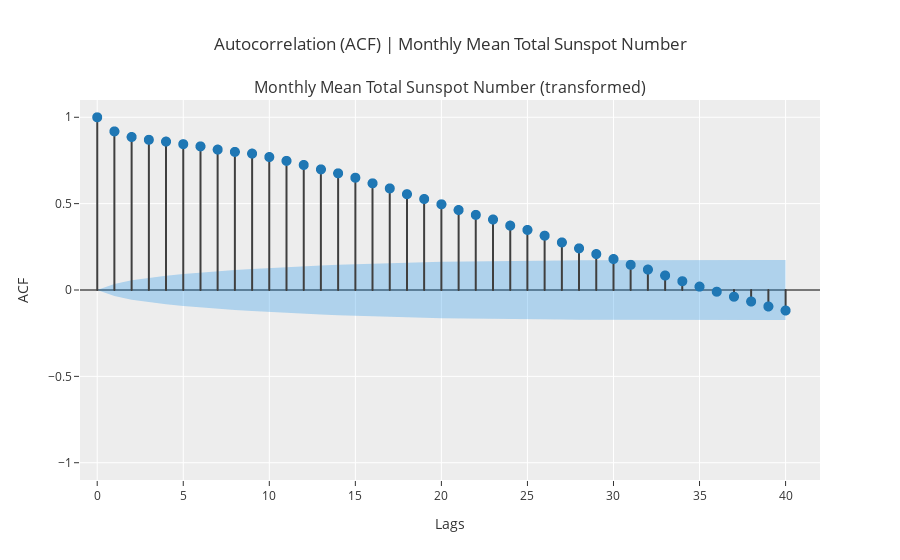

The notebook cell saved with this chart:
### Code cell
# plot acf
# for certain plots you don't need a trained model
plot_model(plot = 'acf')

### Figure 1 — Plotly figure (JSON) as saved in the notebook; plotly's stock layout.template omitted (floating-point values rounded to 4 significant figures)
{"data": [{"line": {"color": "#3f3f3f"}, "marker": {"size": 10}, "mode": "lines", "name": "ACF", "showlegend": false, "type": "scattergl", "x": [0, 0], "xaxis": "x", "y": [0, 1], "yaxis": "y"}, {"line": {"color": "#3f3f3f"}, "marker": {"size": 10}, "mode": "lines", "name": "ACF", "showlegend": false, "type": "scattergl", "x": [1, 1], "xaxis": "x", "y": [0, 0.9181], "yaxis": "y"}, {"line": {"color": "#3f3f3f"}, "marker": {"size": 10}, "mode": "lines", "name": "ACF", "showlegend": false, "type": "scattergl", "x": [2, 2], "xaxis": "x", "y": [0, 0.8858], "yaxis": "y"}, {"line": {"color": "#3f3f3f"}, "marker": {"size": 10}, "mode": "lines", "name": "ACF", "showlegend": false, "type": "scattergl", "x": [3, 3], "xaxis": "x", "y": [0, 0.8697], "yaxis": "y"}, {"line": {"color": "#3f3f3f"}, "marker": {"size": 10}, "mode": "lines", "name": "ACF", "showlegend": false, "type": "scattergl", "x": [4, 4], "xaxis": "x", "y": [0, 0.8591], "yaxis": "y"}, {"line": {"color": "#3f3f3f"}, "marker": {"size": 10}, "mode": "lines", "name": "ACF", "showlegend": false, "type": "scattergl", "x": [5, 5], "xaxis": "x", "y": [0, 0.8444], "yaxis": "y"}, {"line": {"color": "#3f3f3f"}, "marker": {"size": 10}, "mode": "lines", "name": "ACF", "showlegend": false, "type": "scattergl", "x": [6, 6], "xaxis": "x", "y": [0, 0.8316], "yaxis": "y"}, {"line": {"color": "#3f3f3f"}, "marker": {"size": 10}, "mode": "lines", "name": "ACF", "showlegend": false, "type": "scattergl", "x": [7, 7], "xaxis": "x", "y": [0, 0.813], "yaxis": "y"}, {"line": {"color": "#3f3f3f"}, "marker": {"size": 10}, "mode": "lines", "name": "ACF", "showlegend": false, "type": "scattergl", "x": [8, 8], "xaxis": "x", "y": [0, 0.7994], "yaxis": "y"}, {"line": {"color": "#3f3f3f"}, "marker": {"size": 10}, "mode": "lines", "name": "ACF", "showlegend": false, "type": "scattergl", "x": [9, 9], "xaxis": "x", "y": [0, 0.7898], "yaxis": "y"}, {"line": {"color": "#3f3f3f"}, "marker": {"size": 10}, "mode": "lines", "name": "ACF", "showlegend": false, "type": "scattergl", "x": [10, 10], "xaxis": "x", "y": [0, 0.7698], "yaxis": "y"}, {"line": {"color": "#3f3f3f"}, "marker": {"size": 10}, "mode": "lines", "name": "ACF", "showlegend": false, "type": "scattergl", "x": [11, 11], "xaxis": "x", "y": [0, 0.7475], "yaxis": "y"}, {"line": {"color": "#3f3f3f"}, "marker": {"size": 10}, "mode": "lines", "name": "ACF", "showlegend": false, "type": "scattergl", "x": [12, 12], "xaxis": "x", "y": [0, 0.7239], "yaxis": "y"}, {"line": {"color": "#3f3f3f"}, "marker": {"size": 10}, "mode": "lines", "name": "ACF", "showlegend": false, "type": "scattergl", "x": [13, 13], "xaxis": "x", "y": [0, 0.6983], "yaxis": "y"}, {"line": {"color": "#3f3f3f"}, "marker": {"size": 10}, "mode": "lines", "name": "ACF", "showlegend": false, "type": "scattergl", "x": [14, 14], "xaxis": "x", "y": [0, 0.6755], "yaxis": "y"}, {"line": {"color": "#3f3f3f"}, "marker": {"size": 10}, "mode": "lines", "name": "ACF", "showlegend": false, "type": "scattergl", "x": [15, 15], "xaxis": "x", "y": [0, 0.6501], "yaxis": "y"}, {"line": {"color": "#3f3f3f"}, "marker": {"size": 10}, "mode": "lines", "name": "ACF", "showlegend": false, "type": "scattergl", "x": [16, 16], "xaxis": "x", "y": [0, 0.6177], "yaxis": "y"}, {"line": {"color": "#3f3f3f"}, "marker": {"size": 10}, "mode": "lines", "name": "ACF", "showlegend": false, "type": "scattergl", "x": [17, 17], "xaxis": "x", "y": [0, 0.5882], "yaxis": "y"}, {"line": {"color": "#3f3f3f"}, "marker": {"size": 10}, "mode": "lines", "name": "ACF", "showlegend": false, "type": "scattergl", "x": [18, 18], "xaxis": "x", "y": [0, 0.5549], "yaxis": "y"}, {"line": {"color": "#3f3f3f"}, "marker": {"size": 10}, "mode": "lines", "name": "ACF", "showlegend": false, "type": "scattergl", "x": [19, 19], "xaxis": "x", "y": [0, 0.5269], "yaxis": "y"}, {"line": {"color": "#3f3f3f"}, "marker": {"size": 10}, "mode": "lines", "name": "ACF", "showlegend": false, "type": "scattergl", "x": [20, 20], "xaxis": "x", "y": [0, 0.4962], "yaxis": "y"}, {"line": {"color": "#3f3f3f"}, "marker": {"size": 10}, "mode": "lines", "name": "ACF", "showlegend": false, "type": "scattergl", "x": [21, 21], "xaxis": "x", "y": [0, 0.463], "yaxis": "y"}, {"line": {"color": "#3f3f3f"}, "marker": {"size": 10}, "mode": "lines", "name": "ACF", "showlegend": false, "type": "scattergl", "x": [22, 22], "xaxis": "x", "y": [0, 0.4349], "yaxis": "y"}, {"line": {"color": "#3f3f3f"}, "marker": {"size": 10}, "mode": "lines", "name": "ACF", "showlegend": false, "type": "scattergl", "x": [23, 23], "xaxis": "x", "y": [0, 0.4081], "yaxis": "y"}, {"line": {"color": "#3f3f3f"}, "marker": {"size": 10}, "mode": "lines", "name": "ACF", "showlegend": false, "type": "scattergl", "x": [24, 24], "xaxis": "x", "y": [0, 0.3726], "yaxis": "y"}, {"line": {"color": "#3f3f3f"}, "marker": {"size": 10}, "mode": "lines", "name": "ACF", "showlegend": false, "type": "scattergl", "x": [25, 25], "xaxis": "x", "y": [0, 0.3477], "yaxis": "y"}, {"line": {"color": "#3f3f3f"}, "marker": {"size": 10}, "mode": "lines", "name": "ACF", "showlegend": false, "type": "scattergl", "x": [26, 26], "xaxis": "x", "y": [0, 0.3145], "yaxis": "y"}, {"line": {"color": "#3f3f3f"}, "marker": {"size": 10}, "mode": "lines", "name": "ACF", "showlegend": false, "type": "scattergl", "x": [27, 27], "xaxis": "x", "y": [0, 0.2754], "yaxis": "y"}, {"line": {"color": "#3f3f3f"}, "marker": {"size": 10}, "mode": "lines", "name": "ACF", "showlegend": false, "type": "scattergl", "x": [28, 28], "xaxis": "x", "y": [0, 0.2412], "yaxis": "y"}, {"line": {"color": "#3f3f3f"}, "marker": {"size": 10}, "mode": "lines", "name": "ACF", "showlegend": false, "type": "scattergl", "x": [29, 29], "xaxis": "x", "y": [0, 0.2081], "yaxis": "y"}, {"line": {"color": "#3f3f3f"}, "marker": {"size": 10}, "mode": "lines", "name": "ACF", "showlegend": false, "type": "scattergl", "x": [30, 30], "xaxis": "x", "y": [0, 0.1792], "yaxis": "y"}, {"line": {"color": "#3f3f3f"}, "marker": {"size": 10}, "mode": "lines", "name": "ACF", "showlegend": false, "type": "scattergl", "x": [31, 31], "xaxis": "x", "y": [0, 0.1459], "yaxis": "y"}, {"line": {"color": "#3f3f3f"}, "marker": {"size": 10}, "mode": "lines", "name": "ACF", "showlegend": false, "type": "scattergl", "x": [32, 32], "xaxis": "x", "y": [0, 0.1183], "yaxis": "y"}, {"line": {"color": "#3f3f3f"}, "marker": {"size": 10}, "mode": "lines", "name": "ACF", "showlegend": false, "type": "scattergl", "x": [33, 33], "xaxis": "x", "y": [0, 0.08393], "yaxis": "y"}, {"line": {"color": "#3f3f3f"}, "marker": {"size": 10}, "mode": "lines", "name": "ACF", "showlegend": false, "type": "scattergl", "x": [34, 34], "xaxis": "x", "y": [0, 0.05083], "yaxis": "y"}, {"line": {"color": "#3f3f3f"}, "marker": {"size": 10}, "mode": "lines", "name": "ACF", "showlegend": false, "type": "scattergl", "x": [35, 35], "xaxis": "x", "y": [0, 0.01949], "yaxis": "y"}, {"line": {"color": "#3f3f3f"}, "marker": {"size": 10}, "mode": "lines", "name": "ACF", "showlegend": false, "type": "scattergl", "x": [36, 36], "xaxis": "x", "y": [0, -0.01002], "yaxis": "y"}, {"line": {"color": "#3f3f3f"}, "marker": {"size": 10}, "mode": "lines", "name": "ACF", "showlegend": false, "type": "scattergl", "x": [37, 37], "xaxis": "x", "y": [0, -0.0389], "yaxis": "y"}, {"line": {"color": "#3f3f3f"}, "marker": {"size": 10}, "mode": "lines", "name": "ACF", "showlegend": false, "type": "scattergl", "x": [38, 38], "xaxis": "x", "y": [0, -0.06656], "yaxis": "y"}, {"line": {"color": "#3f3f3f"}, "marker": {"size": 10}, "mode": "lines", "name": "ACF", "showlegend": false, "type": "scattergl", "x": [39, 39], "xaxis": "x", "y": [0, -0.09542], "yaxis": "y"}, {"line": {"color": "#3f3f3f"}, "marker": {"size": 10}, "mode": "lines", "name": "ACF", "showlegend": false, "type": "scattergl", "x": [40, 40], "xaxis": "x", "y": [0, -0.1187], "yaxis": "y"}, {"marker": {"color": "#1f77b4", "size": 10}, "mode": "markers", "name": "ACF", "showlegend": false, "type": "scattergl", "x": [0, 1, 2, 3, 4, 5, 6, 7, 8, 9, 10, 11, 12, 13, 14, 15, 16, 17, 18, 19, 20, 21, 22, 23, 24, 25, 26, 27, 28, 29, 30, 31, 32, 33, 34, 35, 36, 37, 38, 39, 40], "xaxis": "x", "y": [1, 0.9181, 0.8858, 0.8697, 0.8591, 0.8444, 0.8316, 0.813, 0.7994, 0.7898, 0.7698, 0.7475, 0.7239, 0.6983, 0.6755, 0.6501, 0.6177, 0.5882, 0.5549, 0.5269, 0.4962, 0.463, 0.4349, 0.4081, 0.3726, 0.3477, 0.3145, 0.2754, 0.2412, 0.2081, 0.1792, 0.1459, 0.1183, 0.08393, 0.05083, 0.01949, -0.01002, -0.0389, -0.06656, -0.09542, -0.1187], "yaxis": "y"}, {"line": {"color": "rgba(255,255,255,0)"}, "marker": {"size": 10}, "mode": "lines", "name": "UC", "showlegend": false, "type": "scatter", "x": [0, 1, 2, 3, 4, 5, 6, 7, 8, 9, 10, 11, 12, 13, 14, 15, 16, 17, 18, 19, 20, 21, 22, 23, 24, 25, 26, 27, 28, 29, 30, 31, 32, 33, 34, 35, 36, 37, 38, 39, 40], "xaxis": "x", "y": [0, 0.0343, 0.05621, 0.07075, 0.08238, 0.09232, 0.101, 0.1088, 0.1157, 0.122, 0.1279, 0.1332, 0.1381, 0.1425, 0.1464, 0.1501, 0.1533, 0.1562, 0.1588, 0.1611, 0.1631, 0.1649, 0.1664, 0.1677, 0.1689, 0.1699, 0.1707, 0.1714, 0.1719, 0.1723, 0.1726, 0.1728, 0.1729, 0.173, 0.1731, 0.1731, 0.1731, 0.1731, 0.1731, 0.1732, 0.1732], "yaxis": "y"}, {"fill": "tonexty", "fillcolor": "rgba(32, 146, 230,0.3)", "line": {"color": "rgba(255,255,255,0)"}, "marker": {"size": 10}, "mode": "lines", "name": "LC", "showlegend": false, "type": "scatter", "x": [0, 1, 2, 3, 4, 5, 6, 7, 8, 9, 10, 11, 12, 13, 14, 15, 16, 17, 18, 19, 20, 21, 22, 23, 24, 25, 26, 27, 28, 29, 30, 31, 32, 33, 34, 35, 36, 37, 38, 39, 40], "xaxis": "x", "y": [0, -0.0343, -0.05621, -0.07075, -0.08238, -0.09232, -0.101, -0.1088, -0.1157, -0.122, -0.1279, -0.1332, -0.1381, -0.1425, -0.1464, -0.1501, -0.1533, -0.1562, -0.1588, -0.1611, -0.1631, -0.1649, -0.1664, -0.1677, -0.1689, -0.1699, -0.1707, -0.1714, -0.1719, -0.1723, -0.1726, -0.1728, -0.1729, -0.173, -0.1731, -0.1731, -0.1731, -0.1731, -0.1731, -0.1732, -0.1732], "yaxis": "y"}], "layout": {"annotations": [{"font": {"size": 16}, "showarrow": false, "text": "Monthly Mean Total Sunspot Number (transformed)", "x": 0.5, "xanchor": "center", "xref": "paper", "y": 1, "yanchor": "bottom", "yref": "paper"}], "showlegend": false, "title": {"text": "Autocorrelation (ACF) | Monthly Mean Total Sunspot Number"}, "xaxis": {"anchor": "y", "domain": [0, 1], "range": [-1, 42], "title": {"text": "Lags"}}, "yaxis": {"anchor": "x", "domain": [0, 1], "range": [-1.1, 1.1], "title": {"text": "ACF"}, "zerolinecolor": "#000000"}}}
